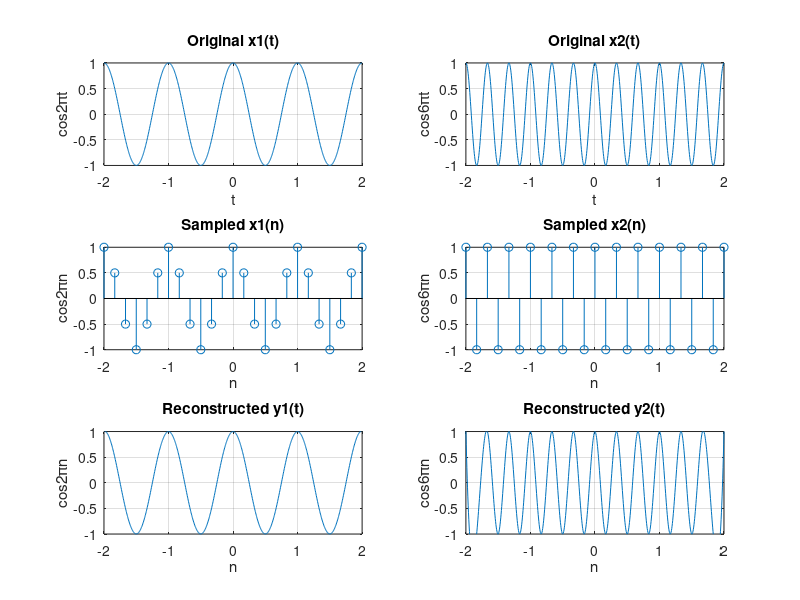

The MATLAB source for this figure:
% % Aliasing Effect
% Plotting CT Sinusoid

t = -2:0.005:2;
x1t = cos(2 * pi * t);   % F1 = 1Hz
x2t = cos(6 * pi * t);   % F2 = 3Hz

subplot(3, 2, 1), plot(t,x1t);
title('Original x1(t)'), xlabel('t'), ylabel('cos2\pit');
axis([-2 2 -1 1]); grid on

subplot(3, 2, 2), plot(t,x2t);
title('Original x2(t)'), xlabel('t'), ylabel('cos6\pit');
axis([-2 2 -1 1]); grid on

% Plotting DT Sinusoid
% Fs = 2 samples/sec

Fs = 6;
n = -2:1/Fs:2;
x1n = cos(2 * pi * n);
x2n = cos(6 * pi * n);

subplot(3, 2, 3), stem(n,x1n);
title('Sampled x1(n)'), xlabel('n'), ylabel('cos2\pin');
axis([-2 2 -1 1]); grid on

subplot(3, 2, 4), stem(n,x2n);
title('Sampled x2(n)'), xlabel('n'), ylabel('cos6\pin');
axis([-2 2 -1 1]); grid on


% Reconstructingthe signalsusing Spline Interpolation
y1 = spline(n, x1n, t);
y2 = spline(n, x2n, t);

% Plotting the Reconstructed Signals
subplot(3, 2, 5), plot(t, y1);
title('Reconstructed y1(t)'), xlabel('n'), ylabel('cos2\pin');
axis([-2 2 -1 1]); grid on

subplot(3, 2, 6), plot(t, y2);
title('Reconstructed y2(t)'), xlabel('n'), ylabel('cos6\pin');
axis([-2 2 -1 1]); grid on
